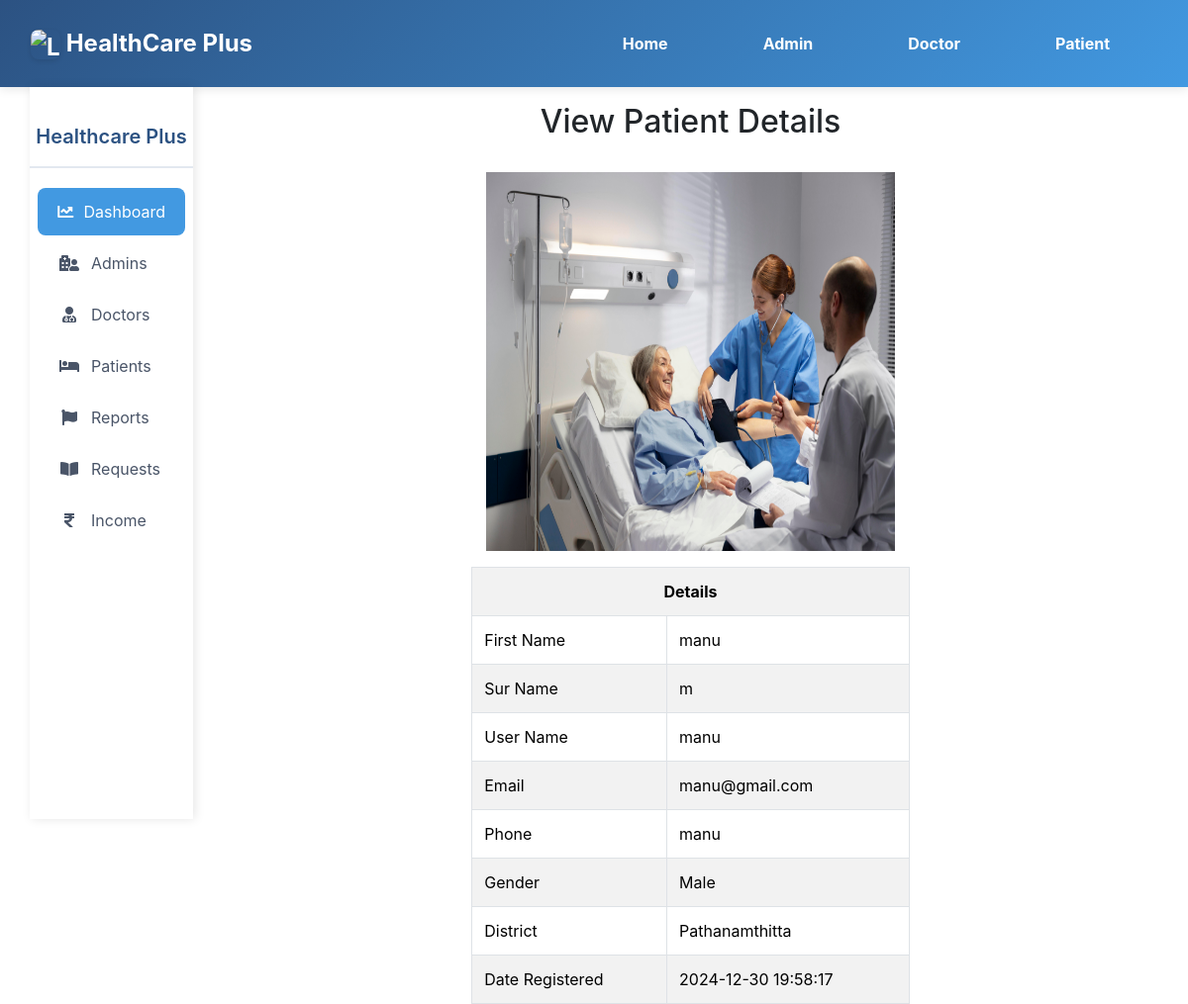
The app's page /admin/view.php?id=2412301 with its own data.
### tables this page shows
CREATE TABLE `patient` (
  `id` int(100) NOT NULL,
  `firstname` varchar(100) NOT NULL,
  `surname` varchar(100) NOT NULL,
  `username` varchar(100) NOT NULL,
  `email` varchar(100) NOT NULL,
  `phone` varchar(100) NOT NULL,
  `gender` varchar(100) NOT NULL,
  `district` varchar(100) NOT NULL,
  `password` varchar(100) NOT NULL,
  `date_reg` varchar(100) NOT NULL,
  `profile` varchar(100) NOT NULL
);

### admin/view.php (the view, shortened to what this page needs)
<!DOCTYPE html>
<html lang="en">
<head>
</head>
<body>
    <?php
        include("../include/header.php");
        include("../include/connection.php");
    ?>
    <div class="container-fluid">
        <div class="col-md-12">
            <div class="row">
                <div class="col-md-2">
                    <?php include("sidenav.php");
                    ?>
                </div>
                <div class="col-md-10">
                    <h2 class="text-center my-3">View Patient Details</h2>
                    <?php
                    if (isset($_GET['id'])) {
                        $id = $_GET['id'];
                        $query = "SELECT * FROM patient WHERE id = '$id'";
                        $res = mysqli_query($connect, $query);
                        $row = mysqli_fetch_array($res);
                    }
                    ?>
                    <div class="col-md-12">
                        <div class="row">
                            <div class="col-md-3"></div>
                            <div class="col-md-6">
                            <?php
                                echo "<img src='../patient/img/".$row['profile']."' class='col-md-12 my-3 h-50' alt='Patient Image'>";
                            ?>
                                <table class="table table-striped table-bordered">
                                    <tr>
                                        <th class="text-center" colspan="2">Details</th>
                                    </tr>
                                    <tr>
                                        <td>First Name</td>
                                        <td><?php echo $row['firstname']; ?></td>
                                    </tr>
                                    <tr>
                                        <td>Sur Name</td>
                                        <td><?php echo $row['surname']; ?></td>
                                    </tr>
                                    <tr>
                                        <td>User Name</td>
                                        <td><?php echo $row['username']; ?></td>
                                    </tr>
                                    <tr>
                                        <td>Email</td>
                                        <td><?php echo $row['email']; ?></td>
                                    </tr>
                                    <tr>
                                        <td>Phone</td>
                                        <td><?php echo $row['firstname']; ?></td>
                                    </tr>
                                    <tr>
                                        <td>Gender</td>
                                        <td><?php echo $row['gender']; ?></td>
                                    </tr>
                                    <tr>
                                        <td>District</td>
                                        <td><?php echo $row['district']; ?></td>
                                    </tr>
                                    <tr>
                                        <td>Date Registered</td>
                                        <td><?php echo $row['date_reg']; ?></td>
                                    </tr>
                                </table>
                            </div>
                        </div>
                    </div>
                </div>
            </div>
        </div>
    </div>
</body>
</html>

### admin/sidenav.php (style rules this page uses)
:root { --primary-dark: #2C5282; --primary-light: #4299E1; }

### records on screen
patient: profile (picture), firstname "manu", surname "m", username "manu", email "manu@gmail.com", gender "Male", district "Pathanamthitta", date_reg "2024-12-30 19:58:17"
